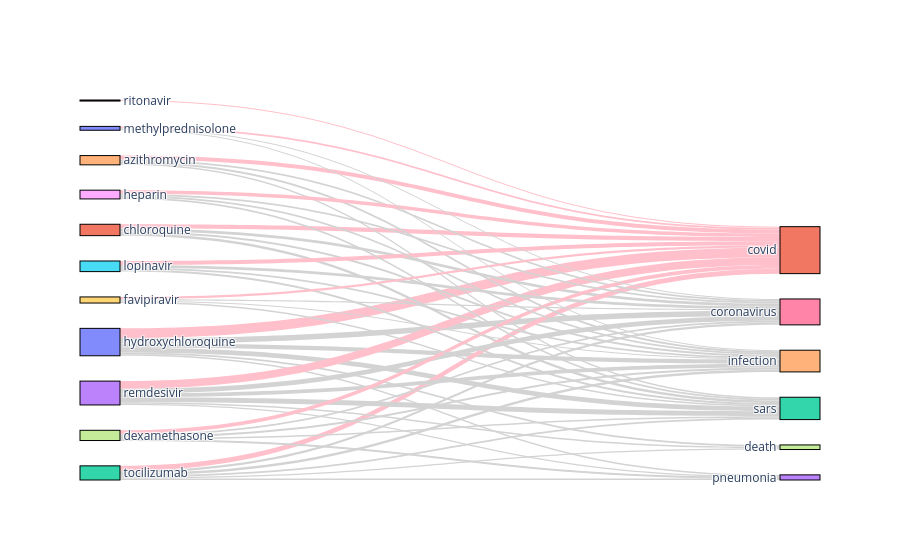

The notebook cell this image was saved under:
### Markdown cell above
However, even better visualization can be done using so-called **Sankey** diagram! `matplotlib` does not have built-in support for this diagram type, so we would have to use [Plotly](https://plotly.com/python/) as described [in this tutorial](https://plotly.com/python/sankey-diagram/).

To make plotly sankey diagram, we need to build the following lists:
- List `all_nodes` of all nodes in the graph, which will include both medications and diagnosis.
- List of source and target indices - those lists would show, which nodes go to the left, and which to the right part of the diagram
- List of all links, each link consisting of:
    - Source index in the `all_nodes` array
    - Target index
    - Value indicating strength of the link. This is exactly the value from our co-occurence matrix.
    - Optionally color of the link. We will make an option to highlight some of the terms for clarity

Generic code to draw sankey diagram is structured as a separate `sankey` function, which takes two lists (source and target categories) and co-occurence matrix. It also allows us to specify the threshold, and omit all links that are weaker than that threshold - this makes the diagram a little bit less complex.

### Code cell
import plotly.graph_objects as go


def sankey(cat1, cat2, m, threshold=0, h1=[], h2=[]):
    all_nodes = cat1 + cat2
    source_indices = list(range(len(cat1)))
    target_indices = list(range(len(cat1), len(cat1) + len(cat2)))

    s, t, v, c = [], [], [], []

    for i in range(len(cat1)):
        for j in range(len(cat2)):
            if m[i, j] > threshold:
                s.append(i)
                t.append(len(cat1) + j)
                v.append(m[i, j])
                c.append("pink" if i in h1 or j in h2 else "lightgray")

    fig = go.Figure(
        data=[
            go.Sankey(
                # Define nodes
                node=dict(
                    pad=40,
                    thickness=40,
                    line=dict(color="black", width=1.0),
                    label=all_nodes,
                ),
                # Add links
                link=dict(
                    source=s,
                    target=t,
                    value=v,
                    color=c,
                ),
            )
        ]
    )
    fig.show()


sankey(medications, diagnosis, m, 500, h2=[0])

### Figure 1 — Plotly figure (JSON) as saved in the notebook; plotly's stock layout.template omitted (floating-point values rounded to 4 significant figures)
{"data": [{"link": {"color": ["pink", "lightgray", "lightgray", "lightgray", "lightgray", "lightgray", "pink", "lightgray", "lightgray", "lightgray", "pink", "lightgray", "lightgray", "lightgray", "lightgray", "lightgray", "pink", "lightgray", "lightgray", "lightgray", "lightgray", "lightgray", "pink", "lightgray", "lightgray", "lightgray", "pink", "lightgray", "lightgray", "lightgray", "pink", "pink", "lightgray", "lightgray", "lightgray", "lightgray", "pink", "lightgray", "lightgray", "lightgray", "pink", "lightgray", "lightgray", "lightgray", "pink", "lightgray", "lightgray"], "source": [0, 0, 0, 0, 0, 0, 1, 1, 1, 1, 2, 2, 2, 2, 2, 2, 3, 3, 3, 3, 3, 3, 4, 4, 4, 4, 5, 5, 5, 5, 6, 7, 7, 7, 7, 7, 8, 8, 8, 8, 9, 9, 9, 9, 10, 10, 10], "target": [11, 12, 13, 14, 16, 17, 11, 12, 14, 16, 11, 12, 13, 14, 16, 17, 11, 12, 13, 14, 16, 17, 11, 12, 14, 16, 11, 12, 14, 16, 11, 11, 12, 13, 14, 16, 11, 12, 14, 16, 11, 12, 14, 16, 11, 14, 16], "value": [5470, 2585, 812, 2381, 3036, 1081, 2376, 1381, 1077, 1555, 2738, 1007, 833, 1343, 1333, 678, 4284, 2804, 720, 2076, 2677, 817, 2163, 928, 1066, 1032, 2244, 1239, 976, 1495, 594, 2164, 919, 521, 1113, 1019, 2035, 877, 999, 996, 1257, 791, 565, 804, 1008, 574, 582]}, "node": {"label": ["hydroxychloroquine", "chloroquine", "tocilizumab", "remdesivir", "azithromycin", "lopinavir", "ritonavir", "dexamethasone", "heparin", "favipiravir", "methylprednisolone", "covid", "sars", "pneumonia", "infection", "diabetes", "coronavirus", "death"], "line": {"color": "black", "width": 1}, "pad": 40, "thickness": 40}, "type": "sankey"}], "layout": {}}
